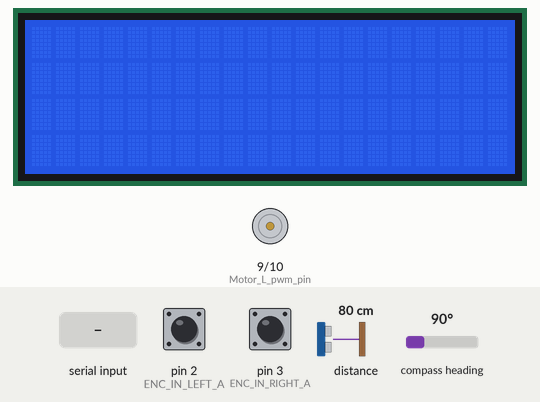
A sketch run on a simulated Arduino Mega 2560, built with avr-gcc and run on an emulated ATmega2560. Parts: 20×4 character LCD, motor-driver pin pairs drawn as motors (green arrow = first pin HIGH = forward, orange = second pin HIGH = backward, longer = more drive). Wiring (inferred from the names in the program): CMPS compass at I2C address 0x60. The inputs (shaded band) are chosen by the test bench; at power-on: compass heading 90°, pin 2 (ENC_IN_LEFT_A) HIGH, pin 3 (ENC_IN_RIGHT_A) HIGH, distance to the obstacle 80 cm. What the sketch prints to the serial monitor is not drawn.

Above: at 1.2 s.
1.3 s: "Move\n" received over Serial
At 1.8 s:
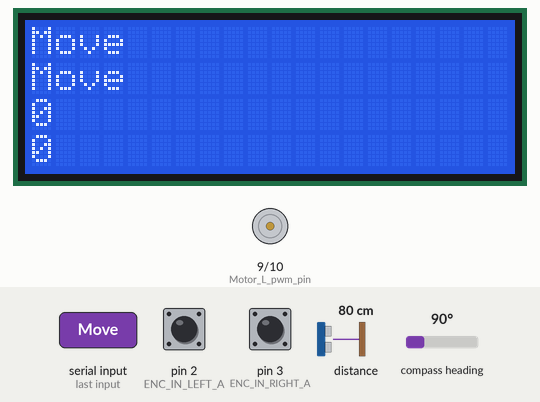
2.9 s: "Turn:1\n" received over Serial
At 3.7 s:
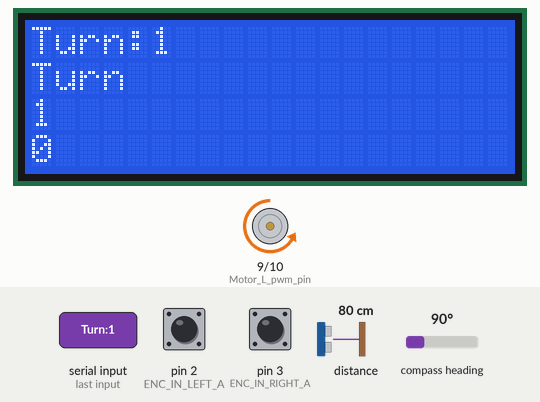
4.4 s: compass heading set to 97°
At 5.2 s:
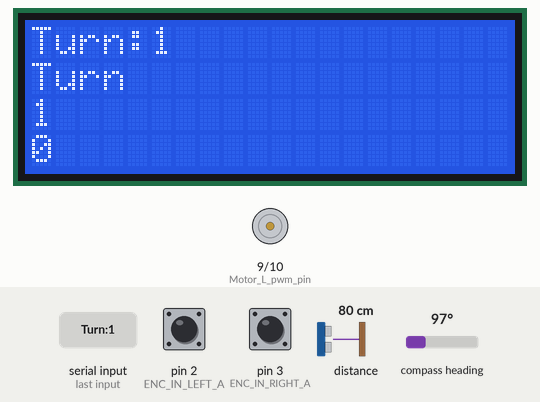
Timing chart, 0 to 7.4 s (numbered marks = the images above; inputs shaded):
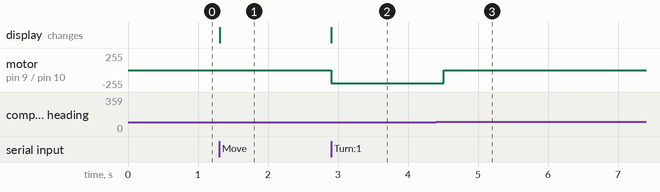

Measured:
- the behaviour switches between 91 and 92° on compass heading (found by bisection; images 2 and 3)
- after the input at 1.3 s, the display: changes at once (image 1)
- after the input at 2.9 s, motor on pin 9 (Motor_L_pwm_pin) / pin 10 (Motor_R_pwm_pin): stopped → backward 200/255 at once; the display: changes at once (image 2)
- after the input at 4.4 s, motor on pin 9 (Motor_L_pwm_pin) / pin 10 (Motor_R_pwm_pin): backward 200/255 → stopped after 0.11 s

The sketch:

CAR_FINAL.ino
```cpp
#include <Wire.h>
#include <LiquidCrystal.h>
#include <LIDARLite.h>
#define CMPS14_address 0x60
#define SDA 20
#define SCL 21
#include <math.h>
#define Motor_L_dir_pin       7
#define Motor_R_dir_pin       8
#define Motor_L_pwm_pin       9
#define Motor_R_pwm_pin       10
LIDARLite myLidarLite;

byte raw;
int motorDir, vehicle_direction, vehicle_turningDir;
    int pwm_R;
    int pwm_L;

LiquidCrystal lcd(37, 36, 35, 34, 33, 32);

//Values for reading the serial monitor
String message = "";
String command = "";
int value = 0;

//Encoder for pulses
#define ENC_IN_RIGHT_B 23
#define ENC_IN_RIGHT_A 3
#define ENC_IN_LEFT_B 24
#define ENC_IN_LEFT_A 2

//Distance
volatile int right_wheel_pulse_count = 0;
volatile int left_wheel_pulse_count = 0;
int stepsCounterL = 0;
int stepsCounterR = 0;
double totalDistR, totalDistL;
double distPerPulse = 0.1; //cm
double distPulsePer4 = distPerPulse * 4;

void setup()
{
  Wire.begin();
    lcd.begin(20, 4);
    Serial.begin(115200);

  pinMode(ENC_IN_LEFT_A, INPUT);
  pinMode(ENC_IN_LEFT_B, INPUT);
  pinMode(ENC_IN_RIGHT_A, INPUT);
  pinMode(ENC_IN_RIGHT_B, INPUT);

  attachInterrupt(digitalPinToInterrupt(ENC_IN_RIGHT_A), right_wheel_pulse, RISING);
  attachInterrupt(digitalPinToInterrupt(ENC_IN_LEFT_A), left_wheel_pulse, RISING);
  myLidarLite.begin(0, true);
  myLidarLite.configure(0);
}

void loop()
{
  Wire.beginTransmission(CMPS14_address);
  Wire.write(1);
  Wire.endTransmission(false);
  Wire.requestFrom(CMPS14_address, 1, true);
  if (Wire.available() >= 1)
    raw = Wire.read();

  vehicle_direction = map(raw, 0, 255, 0, 360);

  digitalWrite(Motor_R_dir_pin, 1);
  digitalWrite(Motor_L_dir_pin, 1);

  analogWrite(Motor_L_pwm_pin, pwm_L);
  analogWrite(Motor_R_pwm_pin, pwm_R);

    while (Serial.available() > 0) {
    message = Serial.readStringUntil('\n');
    command = message.substring(0, message.indexOf(":"));
    value = message.substring(message.indexOf(":") + 1).toInt();

    lcd.setCursor(0, 0);
    lcd.print(message);
    lcd.setCursor(0, 1);
    lcd.print(command);
    lcd.setCursor(0, 2);
    lcd.print(value);

    lcd.setCursor(0, 3);
    lcd.print(right_wheel_pulse_count);
    }

    if(command == "Move"){
      Move(value);
      command = "";
    }
    else if(command == "Turn" && value > 0){
      TurnRight(value);
      command = "";
    }
    else if(command == "Turn" && value < 0){
      TurnLeft(value);
      command = "";
    }

   pwm_L = 0;
   pwm_R = 0;

   digitalWrite(Motor_R_dir_pin,1);
   digitalWrite(Motor_L_dir_pin,1);

   analogWrite(Motor_L_pwm_pin,pwm_L);
   analogWrite(Motor_R_pwm_pin,pwm_R);
}

void Move(int moveValue) {
    int positiveMoveValue = abs(moveValue);
   if(moveValue > 0)
      motorDir = 1;
      else
      motorDir = 0;

   do{
   pwm_L = 100;
   pwm_R = 100;
   digitalWrite(Motor_R_dir_pin,motorDir);
   digitalWrite(Motor_L_dir_pin,motorDir);

   analogWrite(Motor_L_pwm_pin,pwm_L);
   analogWrite(Motor_R_pwm_pin,pwm_R);
   } while(right_wheel_pulse_count * distPerPulse < positiveMoveValue);

   pwm_L = 0;
   pwm_R = 0;
   right_wheel_pulse_count = 0;
   left_wheel_pulse_count = 0;
   readValues();
}

void TurnLeft(int turnValue) {
  int positiveTurnValue = abs(turnValue);
  do {
    Wire.beginTransmission(CMPS14_address);
    Wire.write(1);
    Wire.endTransmission(false);
    Wire.requestFrom(CMPS14_address, 1, true);
    if (Wire.available() >= 1)
      raw = Wire.read();

    vehicle_turningDir = map(raw, 0, 255, 0, 360);
    pwm_L = 200;
    pwm_R = 0;
    digitalWrite(Motor_R_dir_pin, 1);
    digitalWrite(Motor_L_dir_pin, 1);
    analogWrite(Motor_L_pwm_pin, pwm_L);
    analogWrite(Motor_R_pwm_pin, pwm_R);
  } while (vehicle_turningDir > vehicle_direction - turnValue);
  pwm_L = 0;
  pwm_R = 0;
  right_wheel_pulse_count = 0;
  left_wheel_pulse_count = 0;
  readValues();
}

void TurnRight(int turnValue) {
  int positiveTurnValue = abs(turnValue);
  do {
    Wire.beginTransmission(CMPS14_address);
    Wire.write(1);
    Wire.endTransmission(false);
    Wire.requestFrom(CMPS14_address, 1, true);
    if (Wire.available() >= 1)
      raw = Wire.read();

    vehicle_turningDir = map(raw, 0, 255, 0, 360);
    pwm_L = 0;
    pwm_R = 200;
    digitalWrite(Motor_R_dir_pin, 1);
    digitalWrite(Motor_L_dir_pin, 1);
    //Serial.println(vehicle_turningDir);
    //Serial.println(vehicle_direction);
    analogWrite(Motor_L_pwm_pin, pwm_L);
    analogWrite(Motor_R_pwm_pin, pwm_R);
  } while (vehicle_turningDir < vehicle_direction + turnValue);
  pwm_L = 0;
  pwm_R = 0;
  left_wheel_pulse_count = 0;
  right_wheel_pulse_count = 0;
  readValues();
}
void readValues() {
  Wire.beginTransmission(CMPS14_address);
  Wire.write(1);
  Wire.endTransmission(false);
  Wire.requestFrom(CMPS14_address, 1, true);
  if(Wire.available() >= 1)
    raw = Wire.read();


  vehicle_direction = map(raw, 0, 255, 0, 360);

  int lidarValue = myLidarLite.distance();
  char resp[80];
  int n = sprintf(resp, "Lid=%d Com=%d", lidarValue, vehicle_direction);
  Serial.println(resp);
  delay(100);
}

void right_wheel_pulse() {
  right_wheel_pulse_count++;
}
void left_wheel_pulse() {
  left_wheel_pulse_count++;
}
```
